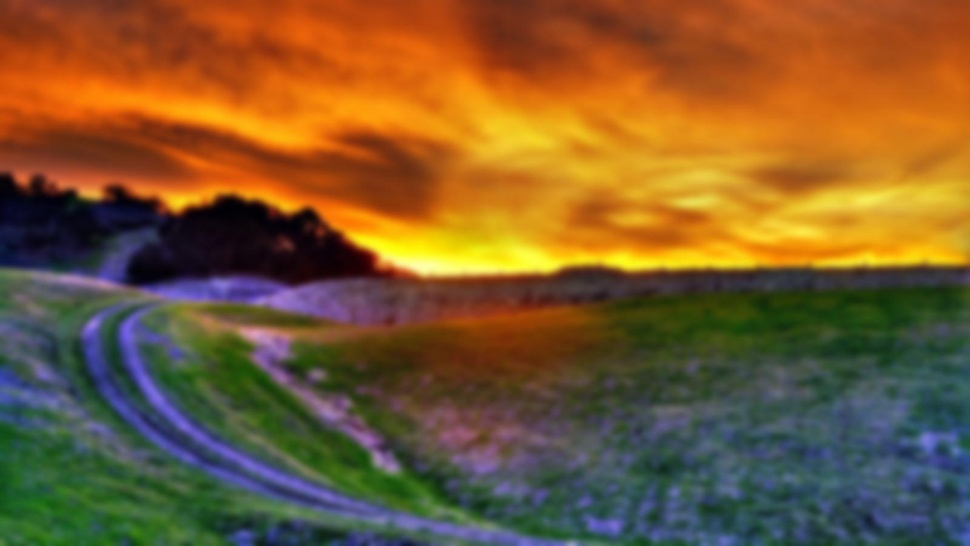
#> input picture Clases/Clase_22/procesadas/img_1.jpg, 970 x 546 px, shrunk from 1600 x 900 before the run, given as the content of the folder imgs, which was not available
$ python ej_map_submit.py
#> lines starting #> are read from the running program, lines starting #| are printed output that depends on the picture
from concurrent.futures import ProcessPoolExecutor
from PIL import Image, ImageFilter
import time
from pathlib import Path

def procesar_imagen(ruta_entrada):
    """Aplica blur a una imagen"""
    try:
        # Abrir imagen
        img = Image.open(ruta_entrada)
#> img is the input picture: PIL image 970x546 RGB; mean R, G, B 123.8, 89.2, 46.7

        # Aplicar filtro (operación CPU-bound)
        img_procesada = img.filter(ImageFilter.GaussianBlur(radius=5))
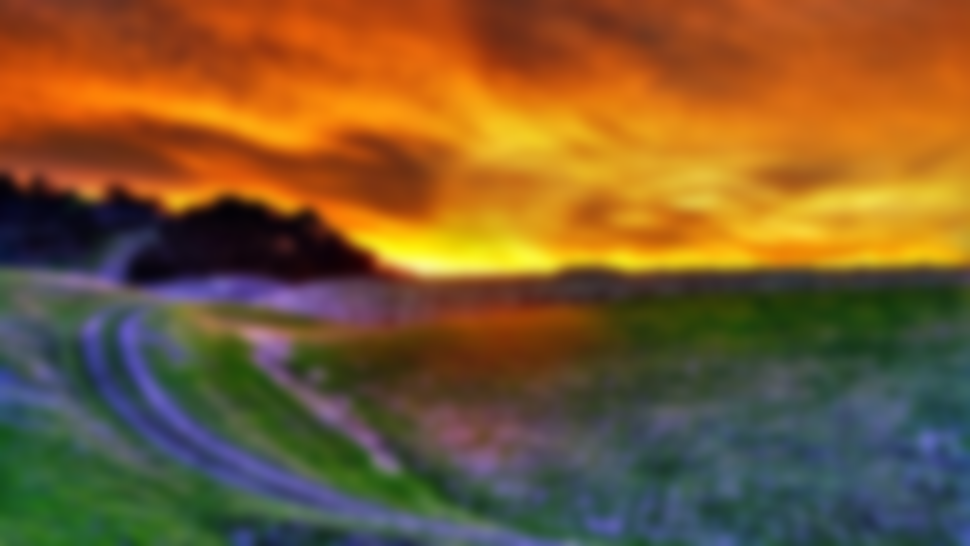
#> img_procesada: PIL image 970x546 RGB; mean R, G, B 123.8, 89.1, 46.7

        # Guardar resultado
        ruta_salida = Path("procesadas") / ruta_entrada.name
        img_procesada.save(ruta_salida)

        return f"✓ {ruta_entrada.name}"

    except Exception as e:
        return f"✗ {ruta_entrada.name}: {e}"

def procesar_secuencial(imagenes):
    """Versión secuencial para comparación"""
    inicio = time.time()

    for imagen in imagenes:
        procesar_imagen(imagen)

    return time.time() - inicio

def procesar_paralelo(imagenes, num_workers=None):
    """Versión paralela con ProcessPoolExecutor"""
#> called with num_workers = 4
    inicio = time.time()

    # None usa cpu_count()
    with ProcessPoolExecutor(max_workers=num_workers) as executor:
        # map() mantiene el orden
        resultados = executor.map(procesar_imagen, imagenes)

        # Consumir el iterador
        for resultado in resultados:
            print(resultado)

    return time.time() - inicio

# Uso
if __name__ == "__main__":
    Path("procesadas").mkdir(exist_ok=True)
    imagenes = list(Path("imgs").glob("*.jpg"))

    print(f"Procesando {len(imagenes)} imágenes...\n")

    # Comparación
    tiempo_seq = procesar_secuencial(imagenes[:10])  # Solo 10 para test
    print(f"\nSecuencial: {tiempo_seq:.2f}s")

    tiempo_par = procesar_paralelo(imagenes[:10], num_workers=4)
    print(f"Paralelo (4 cores): {tiempo_par:.2f}s")
    print(f"Speedup: {tiempo_seq/tiempo_par:.2f}x")

$ run again, on Clases/Clase_22/procesadas/img_5.jpg
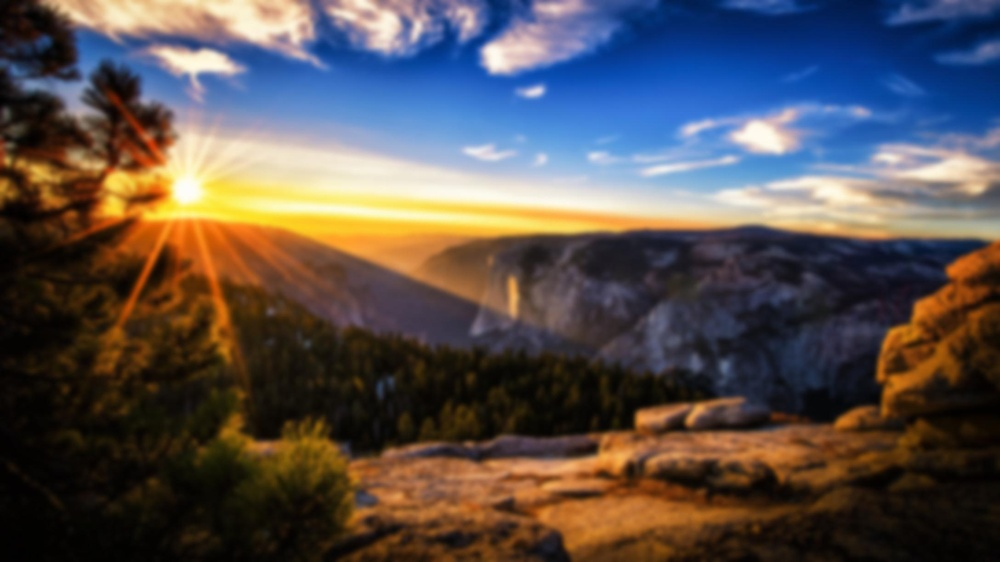
#> input picture Clases/Clase_22/procesadas/img_5.jpg, 1000 x 562 px, shrunk from 2176 x 1224 before the run, given as the content of the folder imgs, which was not available
#> in procesar_imagen, img is the input picture: PIL image 1000x562 RGB; mean R, G, B 87.1, 79.4, 78
#> in procesar_imagen, `img_procesada = img.filter(ImageFilter.GaussianBlur(radius=5))`:
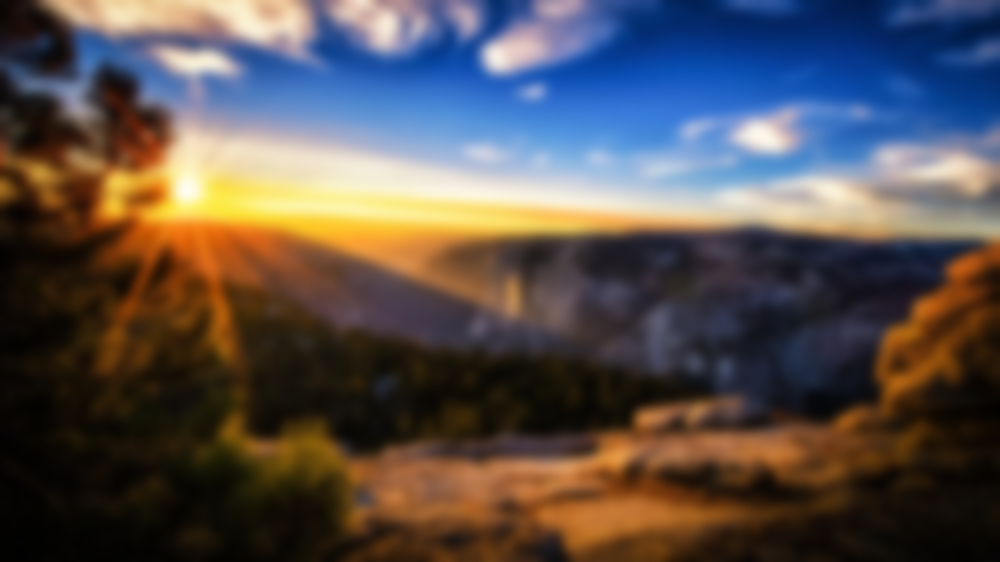
#> img_procesada: PIL image 1000x562 RGB; mean R, G, B 87.1, 79.4, 78
